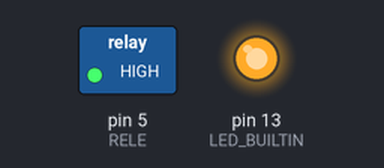
Bench run of a sketch on a simulated Arduino Uno, built with avr-gcc and run on an emulated ATmega328P. Parts: switched loads named in the sketch (green lamp = pin HIGH), output pins drawn as LEDs (lit = HIGH).

Above: at 2.5 s.
At 7.5 s:
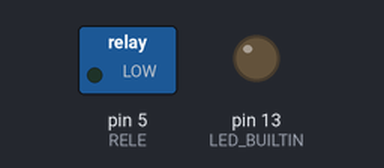
Timing chart, 0 to 13.0 s (numbered marks = the images above):
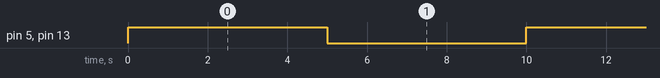

Measured:
- by itself, pin 5 (RELE), pin 13 (LED_BUILTIN): alternates HIGH for 5.0 s and LOW for 5.0 s

The sketch:

rele_test.ino
```cpp
#define RELE 5
void setup() {
pinMode(RELE, OUTPUT);
pinMode(LED_BUILTIN, OUTPUT);
}
void loop() {
digitalWrite(RELE, HIGH); // relé rozepnuto
digitalWrite(LED_BUILTIN, HIGH);
delay(5000);
digitalWrite(RELE, LOW); // relé sepnuto
digitalWrite(LED_BUILTIN, LOW);
delay(5000);
}/*

*/
```
